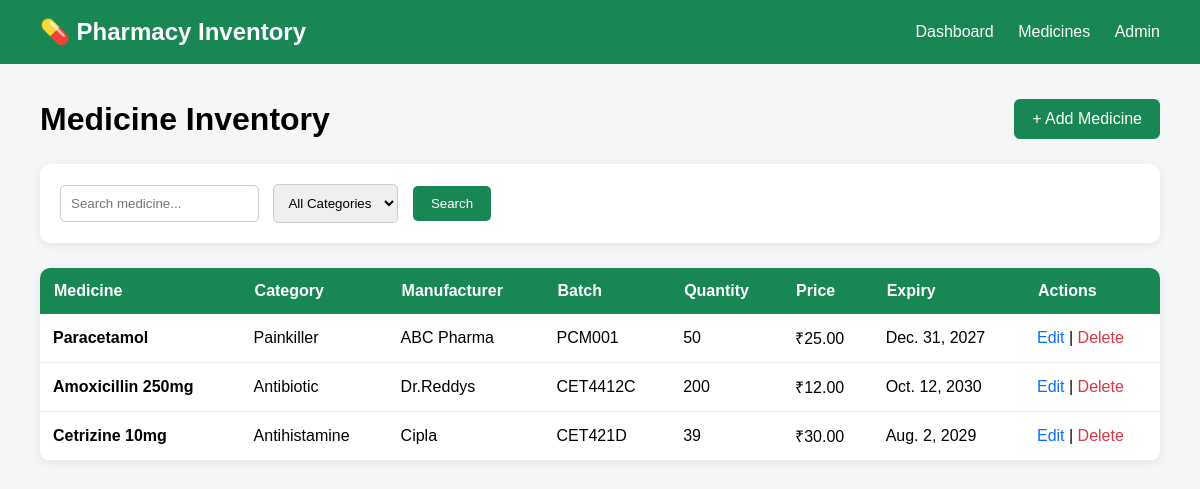
Screenshot of /medicines/ (signed in) with the database file from the repository.
### inventory/models.py (models this page shows, shortened)
class Medicine(models.Model):
    name = models.CharField(max_length=100)
    category = models.CharField(max_length=100)
    manufacturer = models.CharField(max_length=100)
    batch_number = models.CharField(max_length=50)
    quantity = models.IntegerField()
    price = models.DecimalField(max_digits=10, decimal_places=2)
    expiry_date = models.DateField()
    minimum_stock = models.IntegerField(default=10)

### inventory/views.py (the view)
@login_required
def medicine_list(request):
    medicines = Medicine.objects.all()
    search = request.GET.get('search')
    category = request.GET.get('category')
    if search:
        medicines = medicines.filter(
            name__icontains=search
        )
    if category:
        medicines = medicines.filter(
            category=category
        )
    categories = Medicine.objects.values_list(
        'category',
        flat=True
    ).distinct()
    today = timezone.now().date()
    return render(request, 'inventory/medicine_list.html', {
        'medicines': medicines,
        'categories': categories,
        'search': search,
        'selected_category': category,
        'today': today,
    })

### inventory/templates/inventory/medicine_list.html (shortened to what this page needs)
<!DOCTYPE html>
<html>
<head>
</head>
<body>
    <div class="navbar">
        <h2>💊 Pharmacy Inventory</h2>
        <div class="nav-links">
            <a href="{% url 'dashboard' %}">Dashboard</a>
            <a href="{% url 'medicine_list' %}">Medicines</a>
            <a href="/admin/">Admin</a>
        </div>
    </div>
    <div class="container">
        <div class="top">
            <h1>Medicine Inventory</h1>
            <a class="add-btn" href="{% url 'add_medicine' %}">
                + Add Medicine
            </a>
        </div>
        <div class="search-box">
            <form method="GET">
                <input
                    type="text"
                    name="search"
                    placeholder="Search medicine..."
                    value="{{ search|default:'' }}"
                >
                <select name="category">
                    <option value="">All Categories</option>
                </select>
                <button type="submit">
                    Search
                </button>
            </form>
        </div>
        <table>
            <thead>
                <tr>
                    <th>Medicine</th>
                    <th>Category</th>
                    <th>Manufacturer</th>
                    <th>Batch</th>
                    <th>Quantity</th>
                    <th>Price</th>
                    <th>Expiry</th>
                    <th>Actions</th>
                </tr>
            </thead>
            <tbody>
                {% for medicine in medicines %}
                <tr>
                    <td><strong>{{ medicine.name }}</strong></td>
                    <td>{{ medicine.category }}</td>
                    <td>{{ medicine.manufacturer }}</td>
                    <td>{{ medicine.batch_number }}</td>
                    <td>
                        {% if medicine.quantity <= medicine.minimum_stock %}
                            <span class="low-stock">
                                {{ medicine.quantity }} ⚠️
                            </span>
                        {% else %}
                            {{ medicine.quantity }}
                        {% endif %}
                    </td>
                    <td>₹{{ medicine.price }}</td>
                    <td>
                        {% if medicine.expiry_date < today %}
                            <span class="expired">
                                {{ medicine.expiry_date }} ⚠️
                            </span>
                        {% else %}
                            {{ medicine.expiry_date }}
                        {% endif %}
                    </td>
                    <td>
                        <a class="edit"
                           href="{% url 'edit_medicine' medicine.id %}">
                            Edit
                        </a>
                        |
                        <a class="delete"
                           href="{% url 'delete_medicine' medicine.id %}">
                            Delete
                        </a>
                    </td>
                </tr>
                {% empty %}
                <tr>
                    <td colspan="8" class="empty">
                        No medicines found.
                    </td>
                </tr>
                {% endfor %}
            </tbody>
        </table>
    </div>
</body>
</html>

### inventory/templates/inventory/medicine_list.html (style rules this page uses)
* { box-sizing: border-box; }
body { margin: 0; font-family: Arial, sans-serif; background: #f4f6f8; }
.navbar { background: #198754; color: white; padding: 18px 40px; display: flex; justify-content: space-between; align-items: center; }
.navbar h2 { margin: 0; }
.nav-links a { color: white; text-decoration: none; margin-left: 20px; }
.container { padding: 35px 40px; }
.top { display: flex; justify-content: space-between; align-items: center; }
.top h1 { margin: 0; }
.add-btn { background: #198754; color: white; padding: 11px 18px; text-decoration: none; border-radius: 6px; }
.search-box { background: white; padding: 20px; margin: 25px 0; border-radius: 10px; box-shadow: 0 2px 8px rgba(0,0,0,0.08); }
input, select { padding: 10px; border: 1px solid #ccc; border-radius: 5px; margin-right: 10px; }
button { padding: 10px 18px; background: #198754; color: white; border: none; border-radius: 5px; cursor: pointer; }
table { width: 100%; border-collapse: collapse; background: white; border-radius: 10px; overflow: hidden; box-shadow: 0 2px 8px rgba(0,0,0,0.08); }
th { background: #198754; color: white; padding: 14px; text-align: left; }
td { padding: 13px; border-bottom: 1px solid #eee; }
.edit { color: #0d6efd; text-decoration: none; }
.delete { color: #dc3545; text-decoration: none; }

### rows the page displays
Medicine: name "Paracetamol", category "Painkiller", manufacturer "ABC Pharma", batch_number "PCM001", quantity "50", price "25.00", expiry_date "Dec. 31, 2027"
Medicine: name "Amoxicillin 250mg", category "Antibiotic", manufacturer "Dr.Reddys", batch_number "CET4412C", quantity "200", price "12.00", expiry_date "Oct. 12, 2030"
Medicine: name "Cetrizine 10mg", category "Antihistamine", manufacturer "Cipla", batch_number "CET421D", quantity "39", price "30.00", expiry_date "Aug. 2, 2029"
